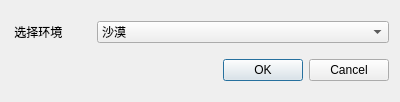
<?xml version="1.0" encoding="UTF-8"?>
<ui version="4.0">
 <class>EnvironmentSettingDialog</class>
 <widget class="QDialog" name="EnvironmentSettingDialog">
  <property name="geometry">
   <rect>
    <x>0</x>
    <y>0</y>
    <width>400</width>
    <height>102</height>
   </rect>
  </property>
  <property name="windowTitle">
   <string>Dialog</string>
  </property>
  <layout class="QVBoxLayout" name="verticalLayout">
   <item>
    <layout class="QHBoxLayout" name="horizontalLayout">
     <item>
      <widget class="QLabel" name="label">
       <property name="maximumSize">
        <size>
         <width>80</width>
         <height>16777215</height>
        </size>
       </property>
       <property name="text">
        <string> 选择环境</string>
       </property>
      </widget>
     </item>
     <item>
      <widget class="QComboBox" name="comboBox">
       <item>
        <property name="text">
         <string>沙漠</string>
        </property>
       </item>
       <item>
        <property name="text">
         <string>工厂</string>
        </property>
       </item>
       <item>
        <property name="text">
         <string>恐怖</string>
        </property>
       </item>
       <item>
        <property name="text">
         <string>生化实验室</string>
        </property>
       </item>
      </widget>
     </item>
    </layout>
   </item>
   <item>
    <widget class="QDialogButtonBox" name="buttonBox">
     <property name="orientation">
      <enum>Qt::Horizontal</enum>
     </property>
     <property name="standardButtons">
      <set>QDialogButtonBox::Cancel|QDialogButtonBox::Ok</set>
     </property>
    </widget>
   </item>
  </layout>
 </widget>
 <resources/>
 <connections>
  <connection>
   <sender>buttonBox</sender>
   <signal>accepted()</signal>
   <receiver>EnvironmentSettingDialog</receiver>
   <slot>accept()</slot>
   <hints>
    <hint type="sourcelabel">
     <x>248</x>
     <y>254</y>
    </hint>
    <hint type="destinationlabel">
     <x>157</x>
     <y>274</y>
    </hint>
   </hints>
  </connection>
  <connection>
   <sender>buttonBox</sender>
   <signal>rejected()</signal>
   <receiver>EnvironmentSettingDialog</receiver>
   <slot>reject()</slot>
   <hints>
    <hint type="sourcelabel">
     <x>316</x>
     <y>260</y>
    </hint>
    <hint type="destinationlabel">
     <x>286</x>
     <y>274</y>
    </hint>
   </hints>
  </connection>
 </connections>
</ui>
